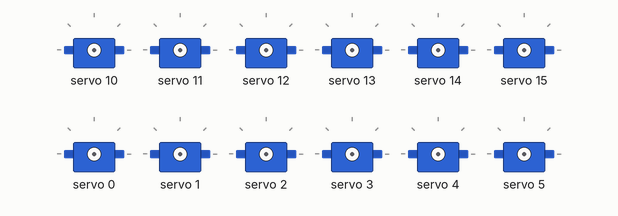
The sketch below on a simulated Arduino Uno, built with avr-gcc and run on an emulated ATmega328P. Shown: 12 × servo.

Above: at 0.05 s.
At 1.75 s:
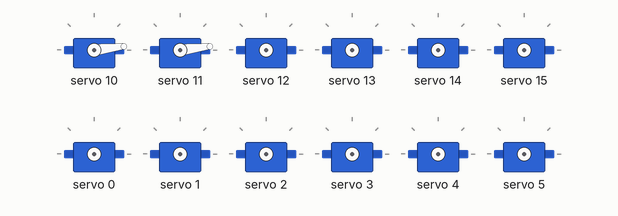
At 3.5 s:
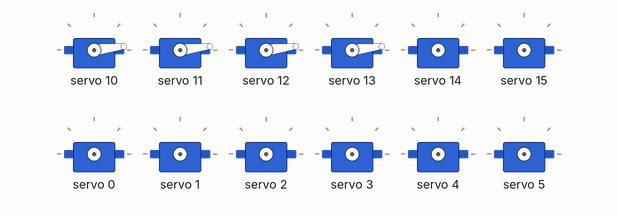
At 7.0 s:
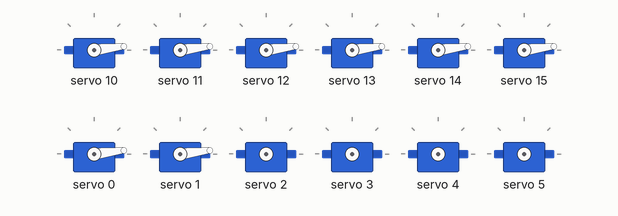
At 10.35 s:
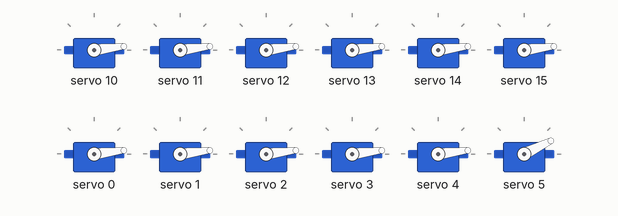
At 13.95 s:
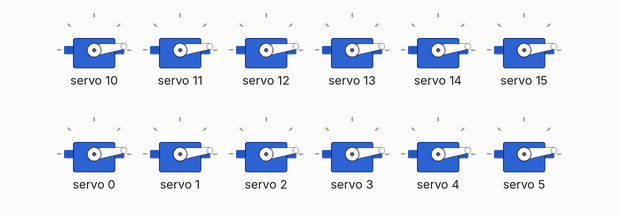
Timing chart, 0 to 18.1 s (numbered marks = the images above):
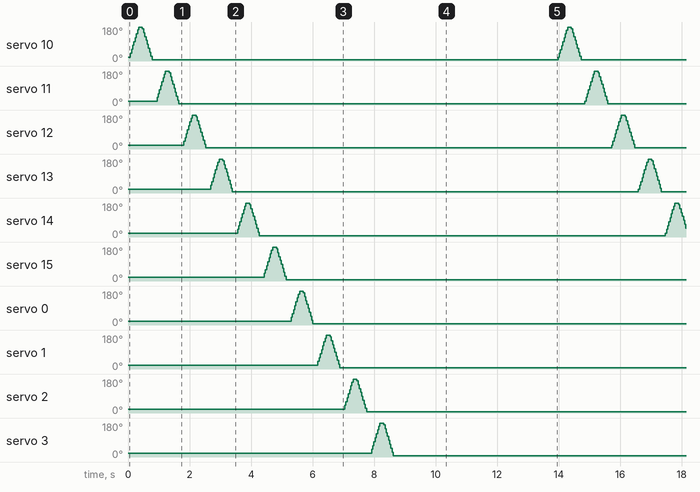

Measured:
- by itself, servo 11–15, servo 0–5: repeats every 13.9 s: 60° 0.04 s, 81° 0.04 s, 101° 0.04 s, 122° 0.04 s, 143° 0.04 s, 163° 0.04 s, 180° 0.12 s, 171° 0.04 s, 150° 0.04 s, 129° 0.04 s, 109° 0.04 s, 88° 0.04 s, 68° 0.04 s, 47° 0.04 s, 26° 0.04 s, 7° 13.2 s, 19° 0.04 s, 40° 0.04 s

The sketch:

Compact_Robot_Arm_Code.ino
```cpp
// #include <Wire.h>

// #include <Adafruit_PWMServoDriver.h>

// #define MIN_PULSE_WIDTH       650
// #define MAX_PULSE_WIDTH       2350
// #define FREQUENCY             50

// Adafruit_PWMServoDriver pwm = Adafruit_PWMServoDriver();

// int potWrist = A3;
// int potElbow = A2;                        //Assign Potentiometers to pins on Arduino Uno
// int potShoulder = A1;
// int potBase = A0;

// int hand = 11;
// int wrist = 12;
// int elbow = 13;                           //Assign Motors to pins on Servo Driver Board
// int shoulder = 14;
// int base = 15;

// void setup()
// {
//   delay(5000);                            // <-- So I have time to get controller to starting position

//   pwm.begin();
//   pwm.setPWMFreq(FREQUENCY);
//   pwm.setPWM(11, 0, 90);                  //Set Gripper to 90 degrees (Close Gripper)
//   Serial.println("Setup Complete");
//   pinMode(13,INPUT_PULLUP);

//   Serial.begin(9600);

// }


// void moveMotor(int controlIn, int motorOut)
// {
//   int pulse_wide, pulse_width, potVal;

//   potVal = analogRead(controlIn);                                                   //Read value of Potentiometer

//   pulse_wide = map(potVal, 800, 240, MIN_PULSE_WIDTH, MAX_PULSE_WIDTH);
//   pulse_width = int(float(pulse_wide) / 1000000 * FREQUENCY * 4096);                //Map Potentiometer position to Motor

//   pwm.setPWM(motorOut, 0, pulse_width);

// }

// void loop()
// {
//   moveMotor(potWrist, wrist);

//   moveMotor(potElbow, elbow);
//                                                             //Assign Motors to corresponding Potentiometers
//   moveMotor(potShoulder, shoulder);

//   moveMotor(potBase, base);


//   int pushButton = digitalRead(13);
//   if(pushButton == LOW)
//   {
//     pwm.setPWM(hand, 0, 180);                             //Keep Gripper closed when button is not pressed
//     Serial.println("Grab");
//   }
//   else
//   {
//     pwm.setPWM(hand, 0, 90);                              //Open Gripper when button is pressed
//     // Serial.println("Release");
//   }
// }  
```

test-2.ino
```cpp
// // // // // TEST WORKING POTENTIOMETERS

// #include <Wire.h>
// #include <Arduino.h>
// #include <SPI.h>
// #include <Adafruit_PWMServoDriver.h>

// #define MIN_PULSE_WIDTH       650
// #define MAX_PULSE_WIDTH       2350
// #define FREQUENCY             50

// Adafruit_PWMServoDriver pwm = Adafruit_PWMServoDriver();

// void setup() {
//   Serial.begin(9600);
// }

// void loop() {
//   int potVal = analogRead(A0);  // Read value of Potentiometer connected to A0
//   int potVal1 = analogRead(A1);  // Read value of Potentiometer connected to A0
//   int potVal2 = analogRead(A2);  // Read value of Potentiometer connected to A0
//   int potVal3 = analogRead(A3);  // Read value of Potentiometer connected to A0

//   // Print the potentiometer value to the Serial Monitor
// //   Serial.print("Potentiometer A0: ");
// //   Serial.println(potVal);
// //   Serial.print("Potentiometer A1: ");
// //   Serial.println(potVal1);
//   Serial.print("Potentiometer A2: ");
//   Serial.println(potVal2);
// //   Serial.print("Potentiometer A3: ");
// //   Serial.println(potVal3);

//   delay(00);  // Add a delay to make the serial output more readable
// }
```

test-3.ino
```cpp
// #include <Wire.h>
// #include <Adafruit_PWMServoDriver.h>

// #define MIN_PULSE_WIDTH       150  // Minimum pulse length count (out of 4096)
// #define MAX_PULSE_WIDTH       600  // Maximum pulse length count (out of 4096)
// #define FREQUENCY             60   // Analog servos run at ~60 Hz

// Adafruit_PWMServoDriver pwm = Adafruit_PWMServoDriver();

// int potPin = A0;  // Potentiometer connected to A0
// int servoChannel = 0;  // Servo connected to channel 0 on the PWM driver

// void setup() {
//   Serial.begin(9600);
//   Serial.println("Starting potentiometer-servo test");

//   pwm.begin();
//   pwm.setPWMFreq(FREQUENCY);
//   delay(10);
// }

// void loop() {
//   int potVal = analogRead(potPin);  // Read value of Potentiometer connected to A0

//   // Print the potentiometer value to the Serial Monitor
//   Serial.print("Potentiometer A0: ");
//   Serial.println(potVal);

//   // Map Potentiometer position to Motor pulse width
//   int pulse_wide = map(potVal, 0, 1023, MIN_PULSE_WIDTH, MAX_PULSE_WIDTH);

//   // Print the pulse width to the Serial Monitor
//   Serial.print("Motor pulse width: ");
//   Serial.println(pulse_wide);

//   // Set the servo position
//   pwm.setPWM(servoChannel, 0, pulse_wide);

//   delay(100);  // Add a delay to make the serial output more readable
// }
```

test.ino
```cpp
// // // // // // // // // // // // // TEST WORKING SERVOS

#include <Wire.h>
#include <Adafruit_PWMServoDriver.h>

Adafruit_PWMServoDriver myServo = Adafruit_PWMServoDriver();

#define SERVOMIN 150
#define SERVOMAX 600

// uint8_t servonum = 0;
// uint8_t numberOfServos = 6;
uint8_t servonum = 10;
uint8_t numberOfServos = 16;

void setup() {
  Serial.begin(9600);
  myServo.begin();
  myServo.setPWMFreq(60);
  delay(10);
}

void loop() {
  for (uint16_t pulselen = SERVOMIN; pulselen < SERVOMAX; pulselen++){
    myServo.setPWM(servonum, 0, pulselen);
  }
  delay(100);
  for (uint16_t pulselen = SERVOMAX; pulselen > SERVOMIN; pulselen--){
    myServo.setPWM(servonum, 0, pulselen);
  }
  delay(100);

  servonum ++;
  if (servonum > numberOfServos-1)
     servonum = 0;
}
```
